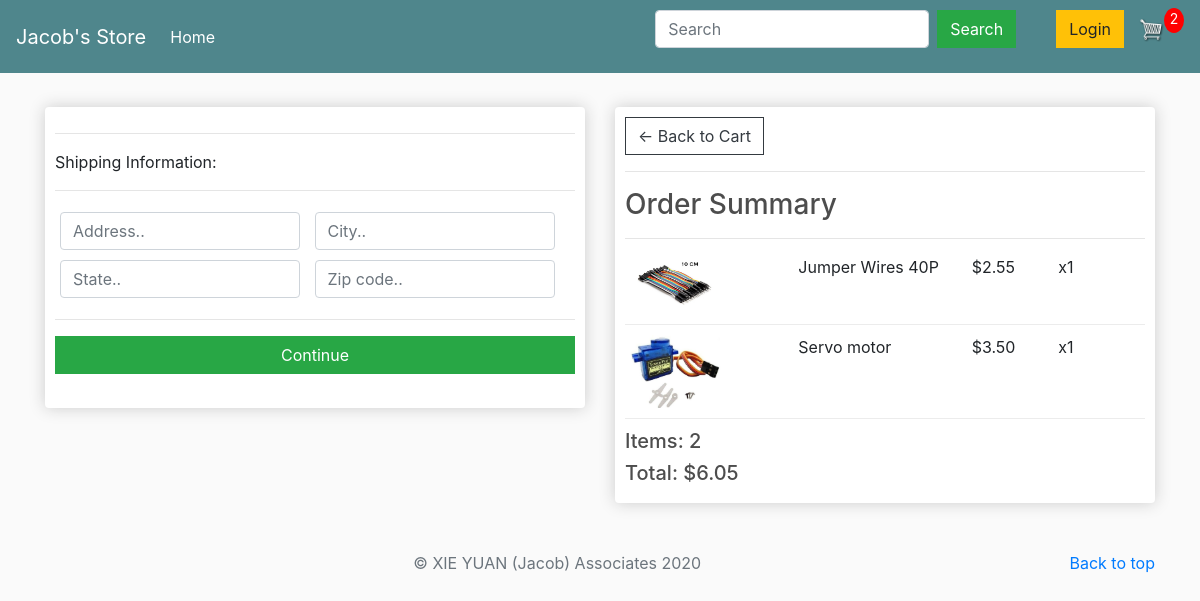
Screenshot of /checkout/ (signed in) with the database file from the repository.
### store/models.py (models this page shows, shortened)
class OrderItem(models.Model):
    product = models.ForeignKey(
        Product, on_delete=models.SET_NULL, null=True, blank=True)
    order = models.ForeignKey(
        Order, on_delete=models.SET_NULL, null=True, blank=True)
    quantity = models.IntegerField(default=0, null=True, blank=True)
    date_added = models.DateTimeField(auto_now_add=True)
    def __str__(self):
        return self.product.name
    @property
    def get_total(self):
        return self.quantity * self.product.price

class Product(models.Model):
    name = models.CharField(max_length=200, null=True)
    price = models.DecimalField(max_digits=7, decimal_places=2)
    digital = models.BooleanField(default=False, null=True, blank=False)
    image = models.ImageField(null=True, blank=True)
    @property
    def imageURL(self):
        try:
            url = self.image.url
        except:
            url = ''
        return url

class Order(models.Model):
    customer = models.ForeignKey(
        Customer, on_delete=models.SET_NULL, null=True, blank=True)
    date_ordered = models.DateTimeField(auto_now_add=True)
    complete = models.BooleanField(default=False, null=True, blank=False)
    transaction_id = models.CharField(max_length=200, null=True)
    def __str__(self):
        return str(self.id)
    @property
    def shipping(self):
        shipping = False
        orderitems = self.orderitem_set.all()
        for orderitem in orderitems:
            if orderitem.product.digital == False:
                shipping = True
        return shipping
    @property
    def get_total_price(self):
        orderitems = self.orderitem_set.all()
        total = sum([item.get_total for item in orderitems])
        return total
    @property
    def get_total_items(self):
        orderitems = self.orderitem_set.all()
        total = sum([item.quantity for item in orderitems])
        return total

### store/views.py (the view)
# urls.py: path('checkout/', views.checkout, name="checkout"),
def checkout(request):
    data = cartData(request)
    cartTotalItems = data['cartTotalItems']
    order = data['order']
    items = data['items']
    context = {'items': items, 'order': order,
               'cartTotalItems': cartTotalItems}
    print(context)
    return render(request, 'store/checkout.html', context)

### store/utils.py (called while the page is built)
def cartData(request):
    if request.user.is_authenticated:
        customer = request.user.customer
        order, created = Order.objects.get_or_create(
            customer=customer, complete=False)
        items = order.orderitem_set.all()
        cartTotalItems = order.get_total_items
    else:
        cookieData = cookieCart(request)
        cartTotalItems = cookieData['cartTotalItems']
        order = cookieData['order']
        items = cookieData['items']
    return {'cartTotalItems': cartTotalItems, 'order': order, 'items': items}

### store/templates/store/checkout.html (shortened to what this page needs)
{% extends 'store/main.html' %}
{% load static %}
{% block content %}
<div class="row">
	<div class="col-lg-6">
		<div class="box-element" id="form-wrapper">
            <form id="form">
                <div id="shipping-info">
                    <hr>
                    <p>Shipping Information:</p>
                    <hr>
                    <div class="form-field">
                        <input class="form-control" type="text" name="address" placeholder="Address..">
                    </div>
                    <div class="form-field">
                        <input class="form-control" type="text" name="city" placeholder="City..">
                    </div>
                    <div class="form-field">
                        <input class="form-control" type="text" name="state" placeholder="State..">
                    </div>
                    <div class="form-field">
                        <input class="form-control" type="text" name="zipcode" placeholder="Zip code..">
                    </div>
                </div>
                <hr>
                <input id="form-button" class="btn btn-success btn-block" type="submit" value="Continue">
            </form>
            <br>
		</div>
	</div>
	<div class="col-lg-6">
		<div class="box-element">
            <a  class="btn btn-outline-dark" href="{% url 'cart' %}">&#x2190; Back to Cart</a>
            <hr>
            <h3>Order Summary</h3>
            <hr>
            {% for item in items %}
            <div class="cart-row">
                <div style="flex:2"><img class="row-image" src="{{ item.product.imageURL }}"></div>
                <div style="flex:2"><p>{{item.product.name}}</p></div>
                <div style="flex:1"><p>${{item.product.price}}</p></div>
                <div style="flex:1"><p>x{{item.quantity}}</p></div>
            </div>
            {% endfor %}
            <h5>Items:   {{ order.get_total_items }}</h5>
            <h5>Total:   ${{ order.get_total_price}}</h5>
		</div>
	</div>
</div>
{% endblock content %}

### static/css/main.css (style rules this page uses)
body { background-color: hsl(0, 0%, 98%); }
h1, h2, h3, h4, h5, h6 { color: hsl(0, 0%, 30%); }
.box-element { box-shadow: hsl(0, 0%, 80%) 0 0 16px; background-color: #fff; border-radius: 4px; padding: 10px; }
.col-lg-4, .col-lg-6, .col-lg-8, .col-lg-12 { margin-top: 10px; }
.btn { border-radius: 0; }
.row-image { width: 100px; }
.form-field { width: 250px; display: inline-block; padding: 5px; }
.cart-row { display: flex; align-items: flex-stretch; padding-bottom: 10px; margin-bottom: 10px; border-bottom: 1px solid #ececec; }

### rows the page displays
OrderItem: product.imageURL (picture), product.name "Jumper Wires 40P", product.price "2.55", quantity "1"
OrderItem: product.imageURL (picture), product.name "Servo motor", product.price "3.50", quantity "1"
Order: get_total_items "2", get_total_price "6.05"

### other values shown
{{ cartTotalItems }} "2"
